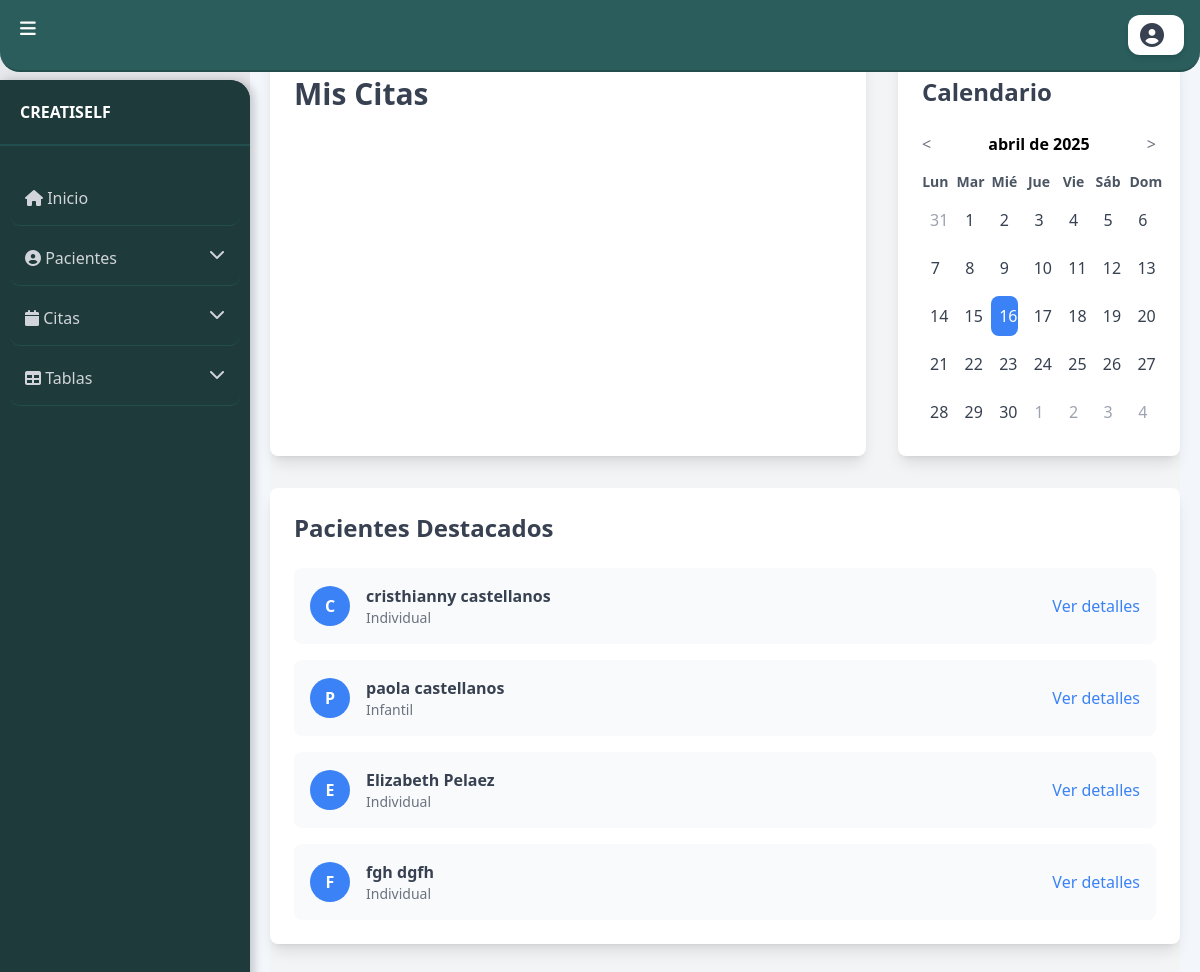
/index/ (signed in), run on an earlier commit of the app's database.
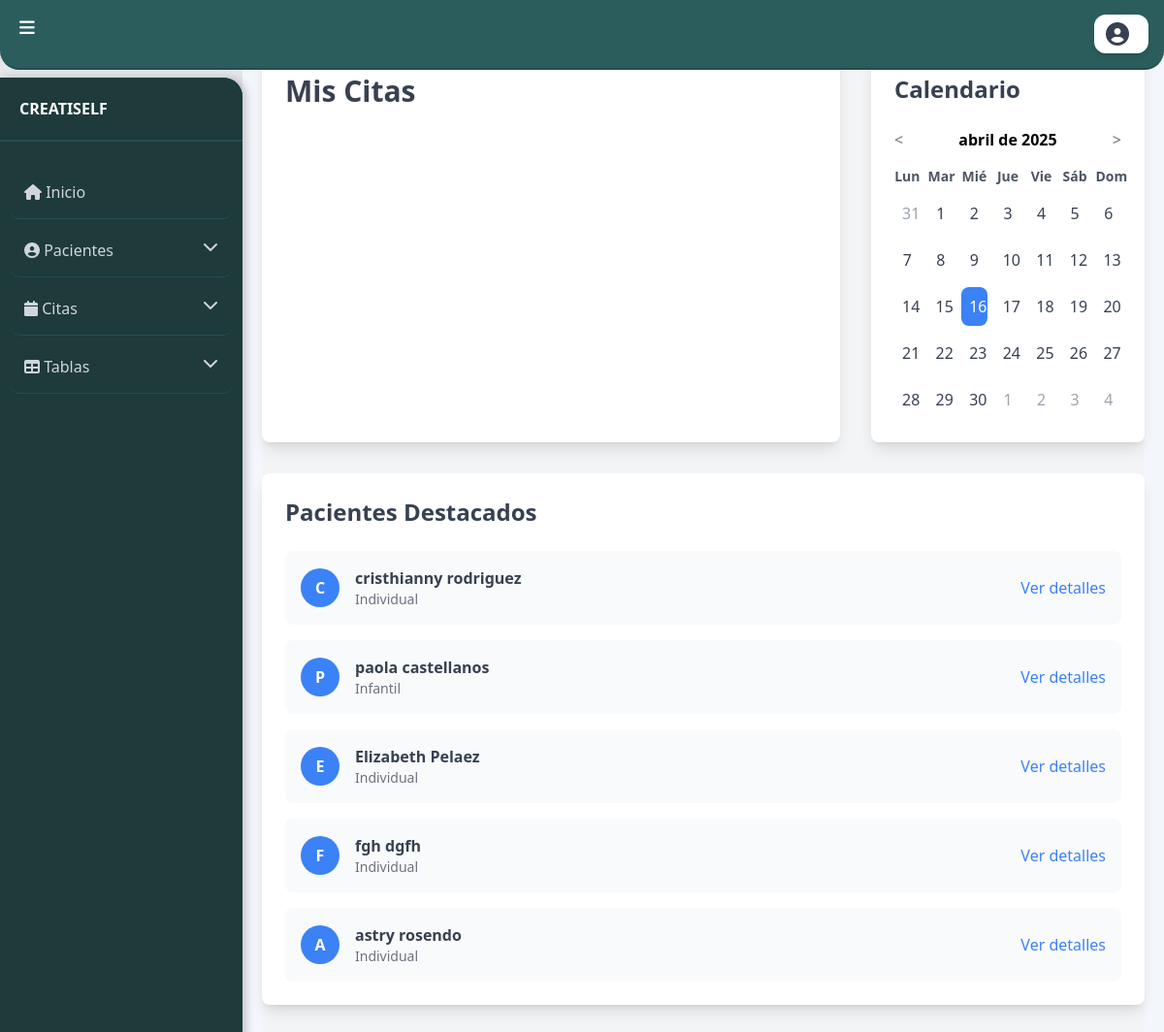
And on a later commit of the database.
### app/models.py (models this page shows, shortened)
class Paciente(models.Model):
    tipo_paciente = models.CharField(max_length=10, choices=[('individual', 'Individual'), ('infantil', 'Infantil'), ('pareja', 'Pareja') ])
    cedula = models.CharField(max_length=20, unique=True)
    nombre = models.CharField(max_length=50)
    nombre2 = models.CharField(max_length=50, blank=True, null=True)
    apellido = models.CharField(max_length=50)
    apellido2 = models.CharField(max_length=50, blank=True, null=True)
    telefono = models.CharField(max_length=20)
    edad = models.IntegerField()
    sexo = models.CharField(max_length=10, choices=[('masculino', 'Masculino'), ('femenino', 'Femenino')])
    direccion = models.TextField()
    nivel_academico = models.CharField(
    max_length=20,
    choices=[
        ('primaria', 'Primaria'),
        ('secundaria', 'Secundaria'),
        ('bachillerato', 'Bachillerato'),
        ('tecnico', 'Técnico'),
        ('tecnologo', 'Tecnólogo'),
        ('pregrado', 'Pregrado'),
        ('licenciatura', 'Licenciatura'),
        ('especializacion', 'Especialización'),
        ('maestria', 'Maestría'),
        ('doctorado', 'Doctorado'),
        ('postdoctorado', 'Postdoctorado'),
        ('diplomado', 'Diplomado'),
        ('curso', 'Curso'),
        ('sin_estudios', 'Sin estudios formales'),
    ],
    default='sin_estudios'
    )
    pais = models.ForeignKey('Pais', on_delete=models.CASCADE)
    estado = models.ForeignKey('Estado', on_delete=models.CASCADE)
    ciudad = models.ForeignKey('Ciudad', on_delete=models.CASCADE)
    antecedentes_personales = models.ForeignKey('AntecedentesPersonales', on_delete=models.SET_NULL, null=True, blank=True)
    condicion = models.ForeignKey('Condicion', on_delete=models.SET_NULL, null=True, blank=True)

### app/views.py (the view)
# urls.py: path('index/', index, name='Index'),
def index(request):
    if "usuario_id" not in request.session:
        return redirect("Login")  # Redirigir al login si no está autenticado
    usuario_id = request.session.get("usuario_id")
    usuario = Usuario.objects.get(id=usuario_id)  # Obtiene el usuario desde la BD
    dias_del_mes = range(1, 32)  # Genera los días del mes
    pacientes_destacados = Paciente.objects.all()[:5]  # Obtiene los primeros 5 pacientes
    context = {
        "usuario_nombre": usuario.first_name,  # Pasar el nombre del usuario al template
        "usuario_rol": usuario.rol.nombre_rol,  # Pasar el rol del usuario al template
        "dias_del_mes": dias_del_mes,
        "pacientes": pacientes_destacados
    }
    return render(request, "index.html", context)  # Enviar el contexto al template

### app/templates/index.html (shortened to what this page needs)
{% extends 'base.html' %}
{% block content %}
<div class="min-h-screen bg-gray-100 py-8">
    <div class="max-w-7xl mx-auto grid grid-cols-1 lg:grid-cols-3 gap-8">
        <div class="lg:col-span-2 bg-white p-6 rounded-lg shadow-lg">
            <h1 class="text-3xl font-bold text-gray-700 mb-6">Mis Citas</h1>
        </div>
        <div class="bg-white p-6 rounded-lg shadow-lg">
            <h2 class="text-2xl font-bold text-gray-700 mb-6">Calendario</h2>
            <div class="text-center">
                <div class="flex justify-between items-center mb-4">
                    <button id="prevMonth" class="text-gray-500 hover:text-gray-700">&lt;</button>
                    <span id="currentMonth" class="font-semibold"></span>
                    <button id="nextMonth" class="text-gray-500 hover:text-gray-700">&gt;</button>
                </div>
                <div class="grid grid-cols-7 gap-2 mb-2">
                    <div class="text-sm font-semibold text-gray-600">Lun</div>
                    <div class="text-sm font-semibold text-gray-600">Mar</div>
                    <div class="text-sm font-semibold text-gray-600">Mié</div>
                    <div class="text-sm font-semibold text-gray-600">Jue</div>
                    <div class="text-sm font-semibold text-gray-600">Vie</div>
                    <div class="text-sm font-semibold text-gray-600">Sáb</div>
                    <div class="text-sm font-semibold text-gray-600">Dom</div>
                </div>
                <div id="calendarDays" class="grid grid-cols-7 gap-2">
                </div>
            </div>
        </div>
    </div>
    <div class="max-w-7xl mx-auto mt-8 bg-white p-6 rounded-lg shadow-lg">
        <h2 class="text-2xl font-bold text-gray-700 mb-6">Pacientes Destacados</h2>
        <div class="space-y-4">
            {% for paciente in pacientes %}
            <div class="flex items-center justify-between p-4 bg-gray-50 rounded-lg">
                <div class="flex items-center">
                    <div class="w-10 h-10 bg-blue-500 rounded-full flex items-center justify-center text-white font-semibold">
                        {{ paciente.nombre.0|upper }}
                    </div>
                    <div class="ml-4">
                        <p class="font-semibold text-gray-700">{{ paciente.nombre }} {{ paciente.apellido }}</p>
                        <p class="text-sm text-gray-500">
                            {{ paciente.get_tipo_paciente_display }}
                        </p>
                    </div>
                </div>
                <button class="text-blue-500 hover:text-blue-700" data-id="{{ paciente.id }}" onclick="openPatientDetailsModal(this)">
                    Ver detalles
                </button>
            </div>
            {% empty %}
            <p class="text-gray-500">No hay pacientes destacados disponibles.</p>
            {% endfor %}
        </div>
    </div>
</div>
{% endblock %}

What changed in the data, as far as the page shows it:
changed Paciente "cristhianny": apellido "castellanos" → "rodriguez"
added Paciente: nombre.0 "A", nombre "astry", apellido "rosendo", tipo_paciente "Individual"
